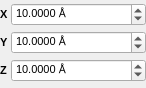
<?xml version="1.0" encoding="UTF-8"?>
<ui version="4.0">
 <class>GridsOriginPopup</class>
 <widget class="QWidget" name="GridsOriginPopup">
  <property name="geometry">
   <rect>
    <x>0</x>
    <y>0</y>
    <width>146</width>
    <height>88</height>
   </rect>
  </property>
  <property name="sizePolicy">
   <sizepolicy hsizetype="Minimum" vsizetype="Minimum">
    <horstretch>0</horstretch>
    <verstretch>0</verstretch>
   </sizepolicy>
  </property>
  <property name="font">
   <font>
    <pointsize>8</pointsize>
   </font>
  </property>
  <property name="windowTitle">
   <string>Grids Origin Popup</string>
  </property>
  <layout class="QGridLayout" name="gridLayout">
   <property name="margin">
    <number>0</number>
   </property>
   <property name="spacing">
    <number>2</number>
   </property>
   <item row="0" column="0">
    <widget class="QLabel" name="label">
     <property name="sizePolicy">
      <sizepolicy hsizetype="Minimum" vsizetype="Preferred">
       <horstretch>0</horstretch>
       <verstretch>0</verstretch>
      </sizepolicy>
     </property>
     <property name="font">
      <font>
       <weight>75</weight>
       <bold>true</bold>
      </font>
     </property>
     <property name="text">
      <string>X</string>
     </property>
    </widget>
   </item>
   <item row="0" column="1">
    <widget class="TExponentialSpin" name="XSpin">
     <property name="sizePolicy">
      <sizepolicy hsizetype="Expanding" vsizetype="Fixed">
       <horstretch>0</horstretch>
       <verstretch>0</verstretch>
      </sizepolicy>
     </property>
     <property name="suffix">
      <string> Å</string>
     </property>
     <property name="decimals">
      <number>4</number>
     </property>
     <property name="maximum">
      <double>10000.000000000000000</double>
     </property>
     <property name="value">
      <double>10.000000000000000</double>
     </property>
    </widget>
   </item>
   <item row="1" column="0">
    <widget class="QLabel" name="label_2">
     <property name="sizePolicy">
      <sizepolicy hsizetype="Minimum" vsizetype="Preferred">
       <horstretch>0</horstretch>
       <verstretch>0</verstretch>
      </sizepolicy>
     </property>
     <property name="font">
      <font>
       <weight>75</weight>
       <bold>true</bold>
      </font>
     </property>
     <property name="text">
      <string>Y</string>
     </property>
    </widget>
   </item>
   <item row="1" column="1">
    <widget class="TExponentialSpin" name="YSpin">
     <property name="sizePolicy">
      <sizepolicy hsizetype="Expanding" vsizetype="Fixed">
       <horstretch>0</horstretch>
       <verstretch>0</verstretch>
      </sizepolicy>
     </property>
     <property name="suffix">
      <string> Å</string>
     </property>
     <property name="decimals">
      <number>4</number>
     </property>
     <property name="maximum">
      <double>10000.000000000000000</double>
     </property>
     <property name="value">
      <double>10.000000000000000</double>
     </property>
    </widget>
   </item>
   <item row="2" column="0">
    <widget class="QLabel" name="label_3">
     <property name="sizePolicy">
      <sizepolicy hsizetype="Minimum" vsizetype="Preferred">
       <horstretch>0</horstretch>
       <verstretch>0</verstretch>
      </sizepolicy>
     </property>
     <property name="font">
      <font>
       <weight>75</weight>
       <bold>true</bold>
      </font>
     </property>
     <property name="text">
      <string>Z</string>
     </property>
    </widget>
   </item>
   <item row="2" column="1">
    <widget class="TExponentialSpin" name="ZSpin">
     <property name="sizePolicy">
      <sizepolicy hsizetype="Expanding" vsizetype="Fixed">
       <horstretch>0</horstretch>
       <verstretch>0</verstretch>
      </sizepolicy>
     </property>
     <property name="suffix">
      <string> Å</string>
     </property>
     <property name="decimals">
      <number>4</number>
     </property>
     <property name="maximum">
      <double>10000.000000000000000</double>
     </property>
     <property name="value">
      <double>10.000000000000000</double>
     </property>
    </widget>
   </item>
  </layout>
 </widget>
 <customwidgets>
  <customwidget>
   <class>TExponentialSpin</class>
   <extends>QDoubleSpinBox</extends>
   <header>gui/texponentialspin.hui</header>
  </customwidget>
 </customwidgets>
 <resources>
  <include location="icons.qrc"/>
 </resources>
 <connections/>
</ui>
